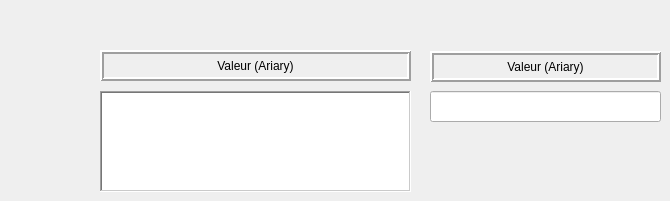
             <widget class="QWidget" name="page_12">
              <widget class="QLabel" name="label_108">
               <property name="geometry">
                <rect>
                 <x>430</x>
                 <y>51</y>
                 <width>231</width>
                 <height>31</height>
                </rect>
               </property>
               <property name="frameShape">
                <enum>QFrame::Box</enum>
               </property>
               <property name="frameShadow">
                <enum>QFrame::Raised</enum>
               </property>
               <property name="lineWidth">
                <number>2</number>
               </property>
               <property name="text">
                <string>Valeur (Ariary)</string>
               </property>
               <property name="alignment">
                <set>Qt::AlignCenter</set>
               </property>
               <property name="wordWrap">
                <bool>false</bool>
               </property>
               <property name="margin">
                <number>0</number>
               </property>
              </widget>
              <widget class="QTextEdit" name="textEdit_18">
               <property name="geometry">
                <rect>
                 <x>100</x>
                 <y>91</y>
                 <width>311</width>
                 <height>101</height>
                </rect>
               </property>
               <property name="frameShape">
                <enum>QFrame::WinPanel</enum>
               </property>
               <property name="frameShadow">
                <enum>QFrame::Sunken</enum>
               </property>
               <property name="html">
                <string>&lt;!DOCTYPE HTML PUBLIC &quot;-//W3C//DTD HTML 4.0//EN&quot; &quot;http://www.w3.org/TR/REC-html40/strict.dtd&quot;&gt;
&lt;html&gt;&lt;head&gt;&lt;meta name=&quot;qrichtext&quot; content=&quot;1&quot; /&gt;&lt;style type=&quot;text/css&quot;&gt;
p, li { white-space: pre-wrap; }
&lt;/style&gt;&lt;/head&gt;&lt;body style=&quot; font-family:'Cantarell'; font-size:11pt; font-weight:400; font-style:normal;&quot;&gt;
&lt;p style=&quot;-qt-paragraph-type:empty; margin-top:0px; margin-bottom:0px; margin-left:0px; margin-right:0px; -qt-block-indent:0; text-indent:0px; font-family:'MS Shell Dlg 2'; font-size:8.25pt;&quot;&gt;&lt;br /&gt;&lt;/p&gt;&lt;/body&gt;&lt;/html&gt;</string>
               </property>
              </widget>
              <widget class="QLineEdit" name="lineEdit_91">
               <property name="geometry">
                <rect>
                 <x>430</x>
                 <y>91</y>
                 <width>231</width>
                 <height>31</height>
                </rect>
               </property>
               <property name="alignment">
                <set>Qt::AlignRight|Qt::AlignTrailing|Qt::AlignVCenter</set>
               </property>
              </widget>
              <widget class="QLabel" name="label_109">
               <property name="geometry">
                <rect>
                 <x>100</x>
                 <y>50</y>
                 <width>311</width>
                 <height>31</height>
                </rect>
               </property>
               <property name="autoFillBackground">
                <bool>false</bool>
               </property>
               <property name="frameShape">
                <enum>QFrame::Box</enum>
               </property>
               <property name="frameShadow">
                <enum>QFrame::Raised</enum>
               </property>
               <property name="lineWidth">
                <number>2</number>
               </property>
               <property name="midLineWidth">
                <number>0</number>
               </property>
               <property name="text">
                <string>Valeur (Ariary)</string>
               </property>
               <property name="alignment">
                <set>Qt::AlignCenter</set>
               </property>
              </widget>
             </widget>
